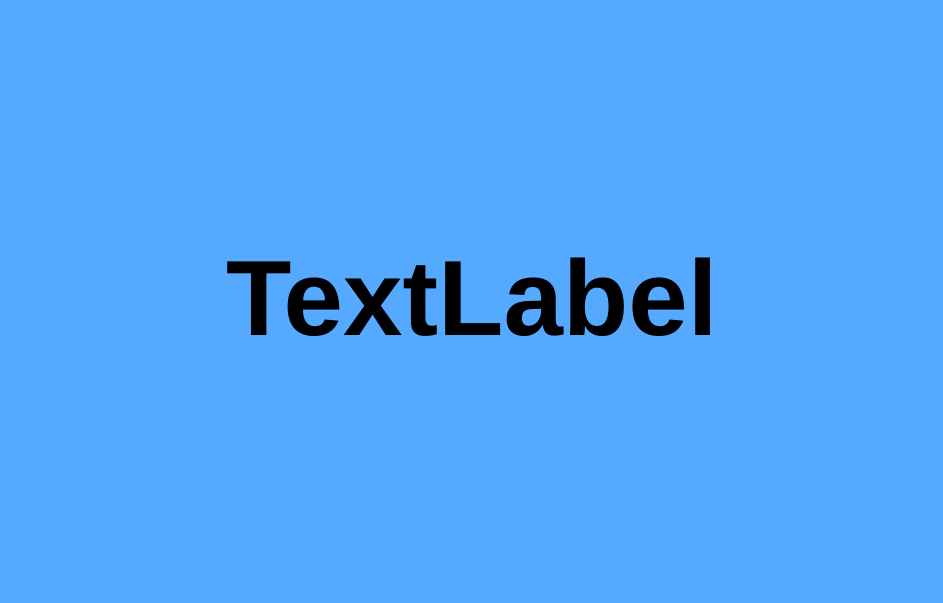
<?xml version="1.0" encoding="UTF-8"?>
<ui version="4.0">
 <class>Dialog</class>
 <widget class="QDialog" name="Dialog">
  <property name="geometry">
   <rect>
    <x>0</x>
    <y>0</y>
    <width>943</width>
    <height>603</height>
   </rect>
  </property>
  <property name="windowTitle">
   <string>Next Stimuli</string>
  </property>
  <property name="styleSheet">
   <string notr="true">background-color: rgb(85, 170, 255);</string>
  </property>
  <layout class="QGridLayout" name="gridLayout">
   <item row="0" column="1">
    <spacer name="verticalSpacer">
     <property name="orientation">
      <enum>Qt::Vertical</enum>
     </property>
     <property name="sizeHint" stdset="0">
      <size>
       <width>20</width>
       <height>190</height>
      </size>
     </property>
    </spacer>
   </item>
   <item row="1" column="0">
    <spacer name="horizontalSpacer_2">
     <property name="orientation">
      <enum>Qt::Horizontal</enum>
     </property>
     <property name="sizeHint" stdset="0">
      <size>
       <width>214</width>
       <height>20</height>
      </size>
     </property>
    </spacer>
   </item>
   <item row="1" column="1">
    <widget class="QLabel" name="label">
     <property name="font">
      <font>
       <pointsize>80</pointsize>
       <bold>true</bold>
      </font>
     </property>
     <property name="text">
      <string>TextLabel</string>
     </property>
    </widget>
   </item>
   <item row="1" column="2">
    <spacer name="horizontalSpacer">
     <property name="orientation">
      <enum>Qt::Horizontal</enum>
     </property>
     <property name="sizeHint" stdset="0">
      <size>
       <width>214</width>
       <height>20</height>
      </size>
     </property>
    </spacer>
   </item>
   <item row="2" column="1">
    <spacer name="verticalSpacer_2">
     <property name="orientation">
      <enum>Qt::Vertical</enum>
     </property>
     <property name="sizeHint" stdset="0">
      <size>
       <width>20</width>
       <height>234</height>
      </size>
     </property>
    </spacer>
   </item>
  </layout>
 </widget>
 <resources/>
 <connections/>
</ui>
